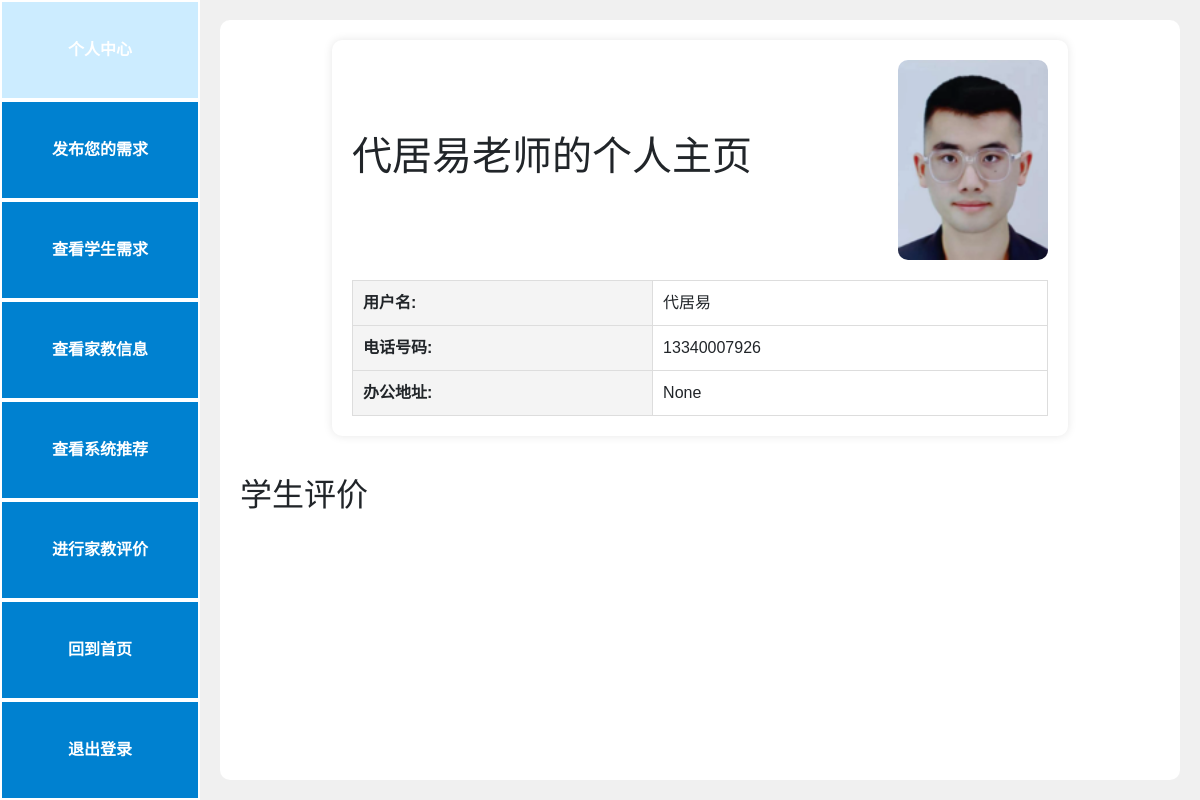
The page /tutor_profile/2 (signed in) on the database as committed earlier.
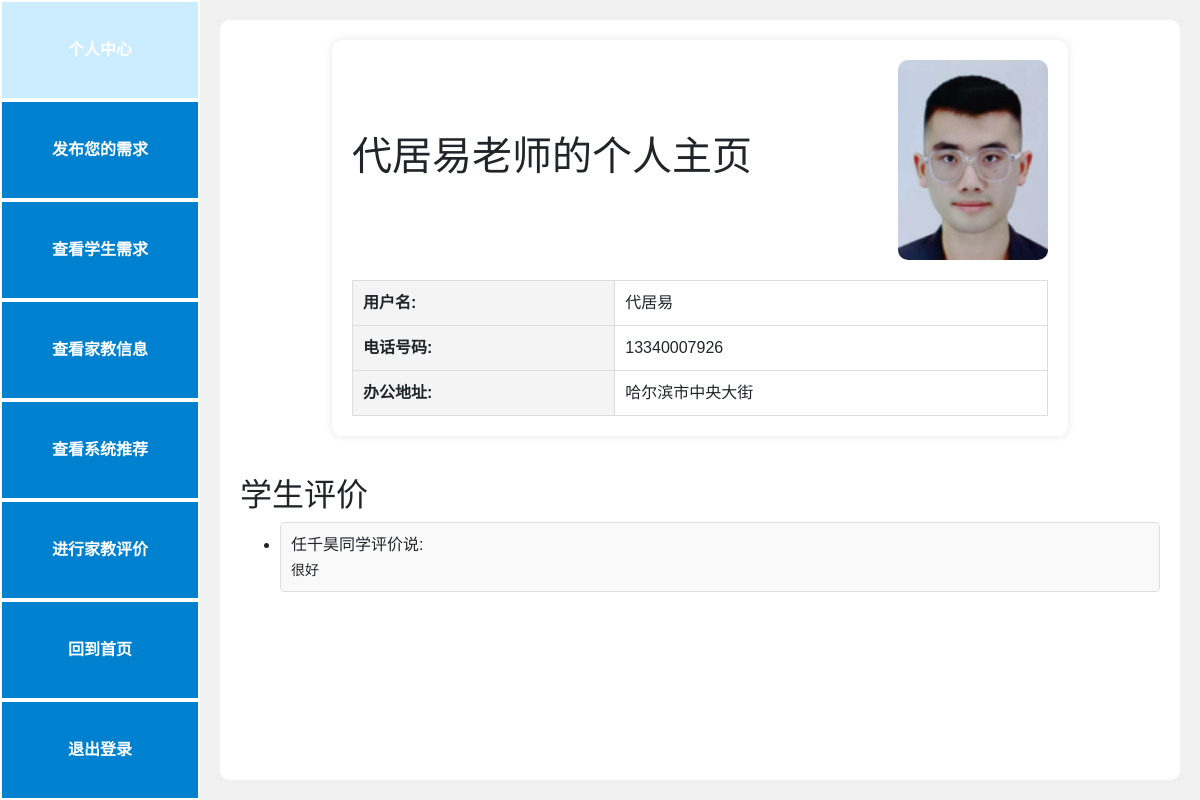
The same page on the database as committed later.
### models.py (models this page shows)
class User(db.Model):
    id = db.Column(db.Integer, primary_key=True)
    username = db.Column(db.String(80), unique=True, nullable=False)
    password = db.Column(db.String(80), nullable=False)
    role = db.Column(db.String(20), nullable=False) # role=tutor是老师，=student是学生
    phoneNumber = db.Column(db.String(20), unique=False, nullable=True)
    location = db.Column(db.String(80), unique=False, nullable=True)
    photo = db.Column(db.String(120), nullable=True)  # 假设存储照片的路径或URL

class Review(db.Model):
    id = db.Column(db.Integer, primary_key=True)
    tutor_id = db.Column(db.Integer, db.ForeignKey('tutor_info.id'), nullable=False)
    user_id = db.Column(db.Integer, db.ForeignKey('user.id'), nullable=False)
    username = db.Column(db.String(80), nullable=False)
    review = db.Column(db.Text, nullable=False)

### app.py (the view)
@app.route('/tutor_profile/<int:user_id>')
def tutor_profile(user_id):
    user = User.query.get(user_id)
    reviews = Review.query.filter_by(tutor_id=user_id).all()
    return render_template('tutor_profile.html', user=user, visitor=g.user, reviews=reviews)

### app.py (called while the page is built)
@app.before_request
def create_tables():
    if not hasattr(g, 'first_request'):  # 保证该函数只在第一次访问时执行
        g.first_request = True
        db.create_all()  # 创建所有在模型中定义的数据库表格

@app.before_request
def before_request():
    g.user = None
    if 'user_id' in session:
        g.user = User.query.get(session['user_id'])

### templates/tutor_profile.html (shortened to what this page needs)
{% if visitor.role == 'tutor' %}
    {% extends "base_tutor.html" %}
{% else %}
    {% extends "base_student.html" %}
{% endif %}
{% block content %}
<div class="profile-content">
    <div class="profile-header">
        <h1 class="center-text">{{ user.username }}老师的个人主页</h1>
        <img src="{{ url_for('static', filename='users/{}.png'.format(user.id)) }}" alt="您可以在”编辑资料”中上传您的照片" class="profile-photo">
    </div>
    <table class="profile-table">
        <tr>
            <th>用户名:</th>
            <td>{{ user.username }}</td>
        </tr>
        <tr>
            <th>电话号码:</th>
            <td>{{ user.phoneNumber }}</td>
        </tr>
        <tr>
            <th>办公地址:</th>
            <td>{{ user.location }}</td>
        </tr>
    </table>
</div>
<div class="reviews-section">
    <h2>学生评价</h2>
    <ul>
        {% for review in reviews %}
        <li class="review-item">
            <h4>{{ review.username }}同学评价说:</h4>
            <p>{{ review.review }}</p>
        </li>
        {% endfor %}
    </ul>
</div>
{% endblock %}

Rows that differ between the two databases and show on the page:
changed User "代居易": location "None" → "哈尔滨市中央大街"
added Review: username "任千昊", review "很好"
